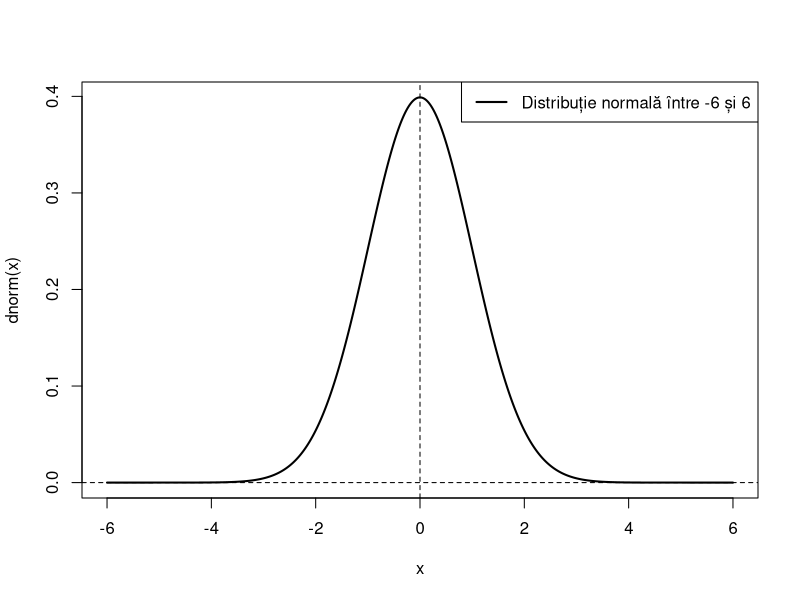

Here is the R script that generated this plot:

x <- seq(-6, 6, length.out = 1000)
 y <- dnorm(x, mean = 0, sd = 1)
 plot(x, y, type = "l", lwd = 2, col = "black", xlab = "x", ylab = "dnorm(x)")
 legend("topright", legend = "Distribuție normală între -6 și 6", col = "black", lwd = 2)
abline(h=0, col="black", lty = 2)
abline(v=0, col="black", lty = 2)

